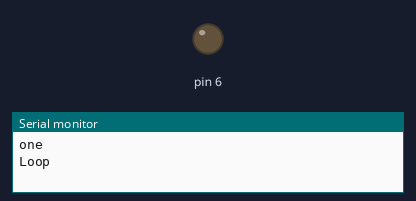
This sketch was run on a simulated Arduino Uno, built with avr-gcc and run on an emulated ATmega328P. On the bench: output pins drawn as LEDs (lit = HIGH), the last lines printed to the serial monitor. Sleep ends after the set time or at an interrupt.

Above: at 4.0 s.
At 12.2 s:
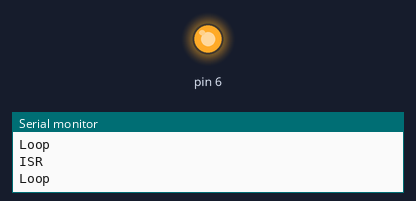
Timing chart, 0 to 21.3 s (numbered marks = the images above):
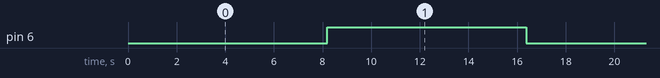

The sketch:

power_down_example.ino
```cpp
#include <stdint.h>
#include <avr/interrupt.h>
#include <avr/sleep.h>
#include <avr/power.h>
#include <avr/wdt.h>

int counter = 0;

/*
 * The setup function.
 */
void setup()
{
  Serial.begin(115200);
  Serial.println("one");
  pinMode(6, OUTPUT);
  wdt_setup();
}

/*
 * The main loop.
 */
void loop()
{
  Serial.println("Loop");
  delay(100);
  enterSleep();
}

//just flashes an LED every 8 seconds for now
ISR(WDT_vect)
{
  Serial.println("ISR");
  counter++;

  if(counter % 2)
  {
    digitalWrite(6, HIGH);
  }
  else
  {
    digitalWrite(6, LOW);
  }
}

void enterSleep(void)
{
  set_sleep_mode(SLEEP_MODE_PWR_DOWN);   /* EDIT: could also use SLEEP_MODE_PWR_SAVE for lowest power consumption. */
  sleep_enable();

  /* Now enter sleep mode. */
  sleep_mode();

  /* The program will continue from here after the WDT timeout*/
  sleep_disable(); /* First thing to do is disable sleep. */

  /* Re-enable the peripherals. */
  power_all_enable();
}

/*
 * Setup of the watchdog timer.
 * WDT is defined on page 63 of http://www.atmel.com/Images/doc7593.pdf
 */
void wdt_setup()
{
  // disable global interrupts
  cli();

  // clear MCU status register
  MCUSR = 0;

  // prepare the register to be changed
  WDTCSR |= B00011000;

  // Set interrupt enable and thescaler to 8 seconds
  WDTCSR = B01100001;

  // enable global interrupts
  sei();
}
```

Measured:
- by itself, pin 6: alternates HIGH for 8.2 s and LOW for 8.2 s
